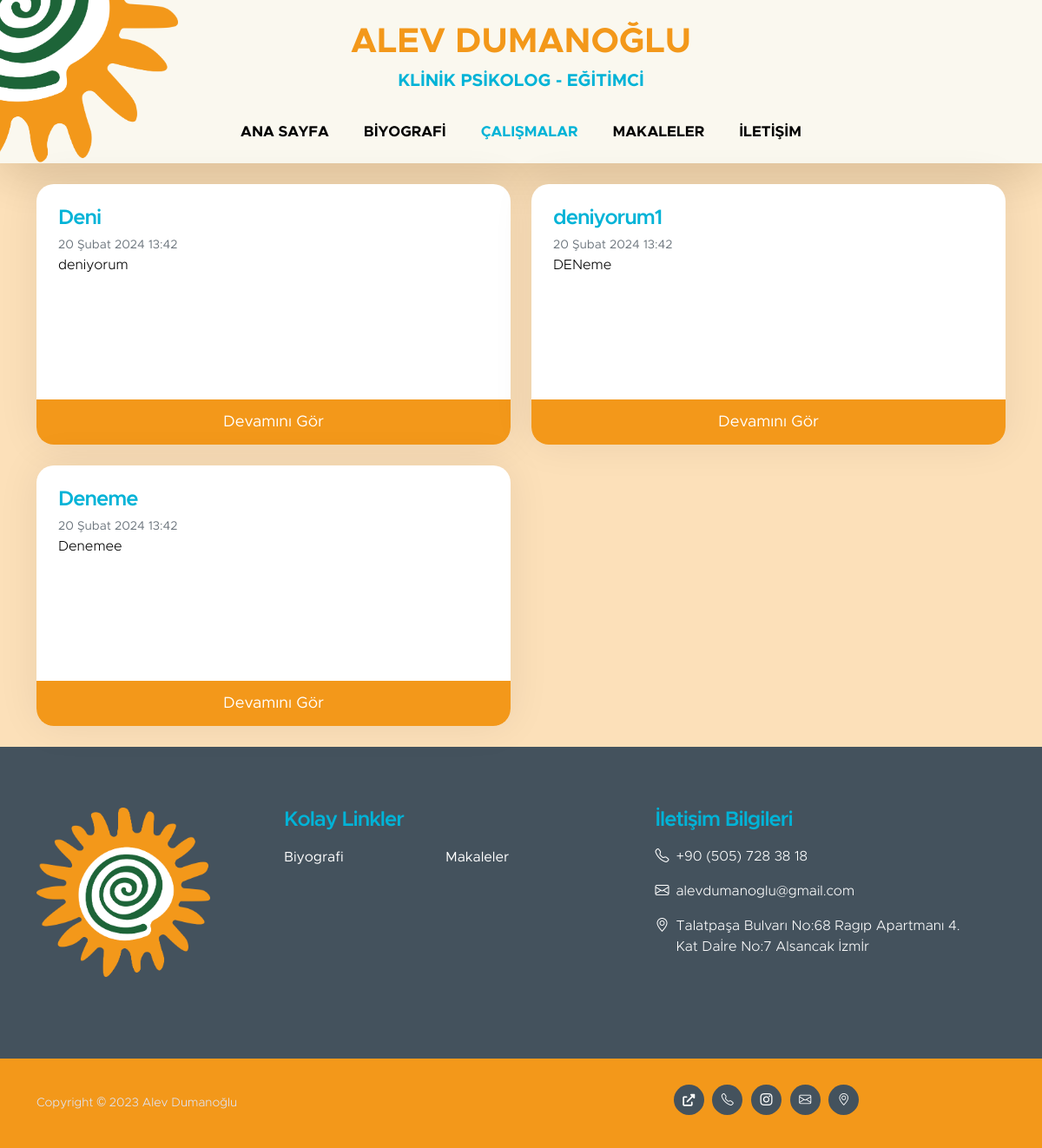
The app's page /calismalar with its own data.
### home/models.py (models this page shows, shortened)
class PostWorksModel(models.Model):
    title = models.CharField(max_length = 100)
    content = models.TextField()
    date_post = models.DateTimeField(auto_now_add = True)
    class Meta:
        ordering = ('-date_post',)
        verbose_name_plural = "Çalışmalar"

### home/views.py (the view)
# urls.py: path("calismalar", views.works, name="works"),
def works(request):
    works = PostWorksModel.objects.all()
    return render(request,"works/works.html",{'works': works ,'navbar': 'works'})

### home/templates/works/works.html
{% load static %}
{% include 'partials/nav.html' %}
{% block content %}
<section class="pb-4" style="background-color: rgba(243, 152, 26, 0.3);">
    <div class="container">
        <div class="row">
            {% for work in works %}
            <div class="col-lg-6 col-md-6 col-12 mt-4 mb-lg-0">
                <div class="custom-block-wrap">
                    <div class="custom-block">
                        <div class="custom-block-body">
                            <h5 class="mb-1"><a href="" class="title-post">{{ work.title }}</a></h5>
                            <small class="mb-2 text-secondary">{{ work.date_post }}</small>
                            <p style="color: black;">{{ work.content|truncatechars:230 }}</p>
                        </div>
                        <a href="{% url 'worksdetail' work.id %}" class="custom-btn btn">Devamını Gör</a>
                    </div>
                </div>
            </div>
            {% endfor %}
        </div>
    </div>
</section>
{% include 'partials/footer.html' %}
{% endblock %}

### home/static/css/style.css (style rules this page uses)
:root { --white-color: #ffffff; --primary-color: #00B3D7; --secondary-color: #f3981a; --section-bg-color: #dee6fa; --site-footer-bg-color: #44525d; --custom-btn-bg-color: #597081; --custom-btn-bg-hover-color: #458C60; --dark-color: #000000; --p-color: #717275; --border-color: #e9eaeb; --body-font-family: 'Metropolis', sans-serif; --h1-font-size: 52px; --h2-font-size: 46px; --h3-font-size: 32px; --h4-font-size: 28px; --h5-font-size: 24px; --h6-font-size: 22px; --p-font-size: 16px; --btn-font-size: 18px; --copyright-font-size: 14px; --border-radius-large: 100px; --border-radius-medium: 20px; --border-radius-small: 10px; --font-weight-light: 300; --font-weight-normal: 400; --font-weight-semibold: 600; --font-weight-bold: 700; }
.title-post { color: var(--primary-color); transition: ease-in-out 0.35s; }
h2, h3, h4, h5, h6 { color: var(--dark-color); }
h1, h2, h3, h4, h5, h6 { font-weight: var(--font-weight-semibold); letter-spacing: -1px; }
h5 { color: var(--primary-color); font-size: var(--h5-font-size); }
p { color: var(--p-color); font-size: var(--p-font-size); font-weight: var(--font-weight-light); }
a, button { touch-action: manipulation; transition: all 0.3s; }
a { color: var(--p-color); text-decoration: none; }
.custom-block-wrap { background: var(--white-color); border-radius: var(--border-radius-medium); position: relative; overflow: hidden; transition: all 0.5s; height: 300px; box-shadow: 0 -0.1rem 3rem rgba(0, 0, 0, 0.075); margin-left: 0; }
.custom-block-body { padding: 25px; }
.custom-block .custom-btn { border-radius: 0; display: block; position: absolute; bottom: 0; margin-left: auto; margin-right: auto; text-align: center; width: 100%; }
.custom-btn { background: var(--secondary-color); border: 2px solid transparent; border-radius: var(--border-radius-large); color: var(--white-color); font-size: var(--btn-font-size); font-weight: var(--font-weight-normal); line-height: normal; padding: 15px 25px; transition: ease-in-out 0.5s; }

### records on screen
PostWorksModel: title "Deni", date_post "20 Şubat 2024 13:42", content "deniyorum"
PostWorksModel: title "deniyorum1", date_post "20 Şubat 2024 13:42", content "DENeme"
PostWorksModel: title "Deneme", date_post "20 Şubat 2024 13:42", content "Denemee"
